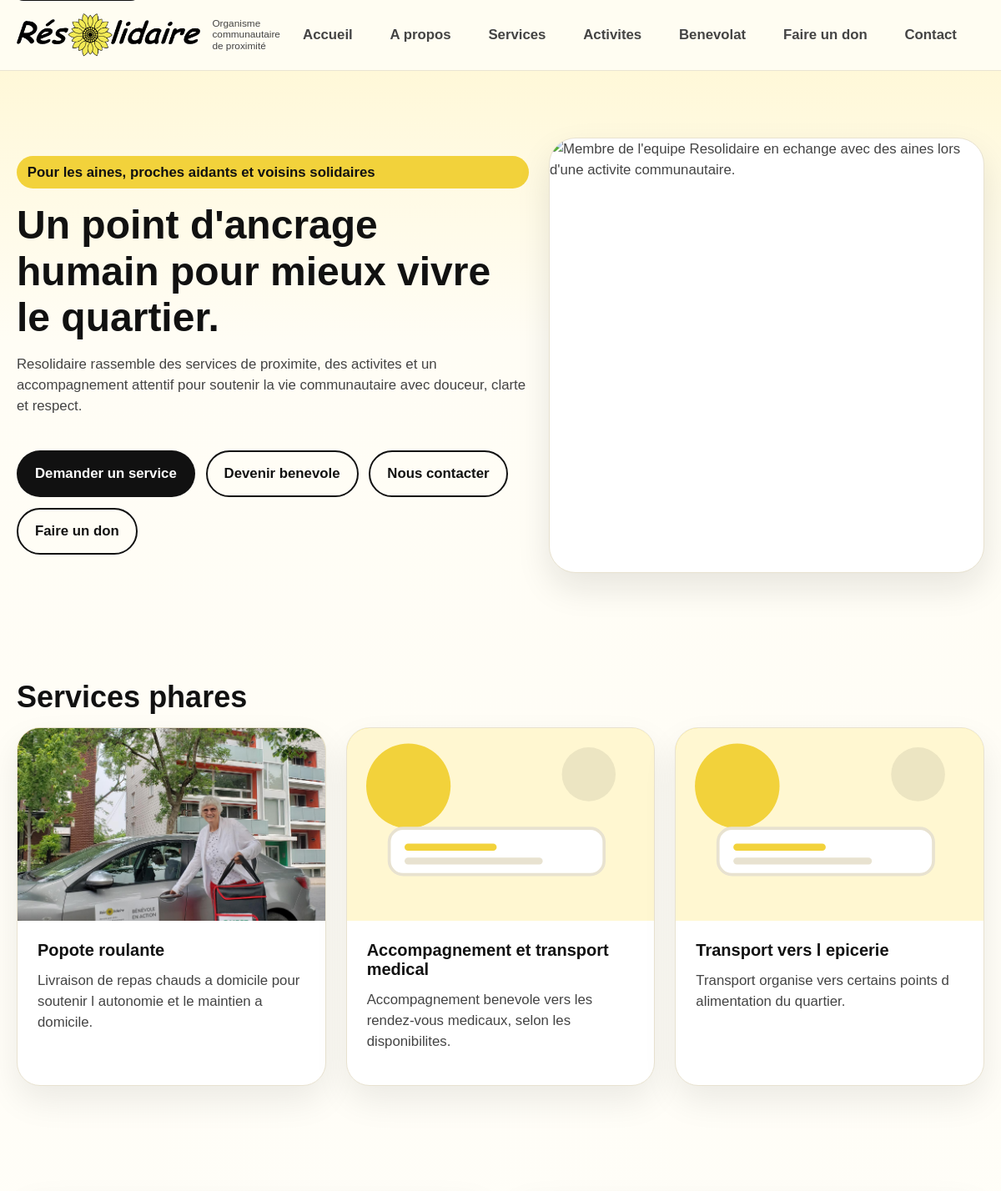
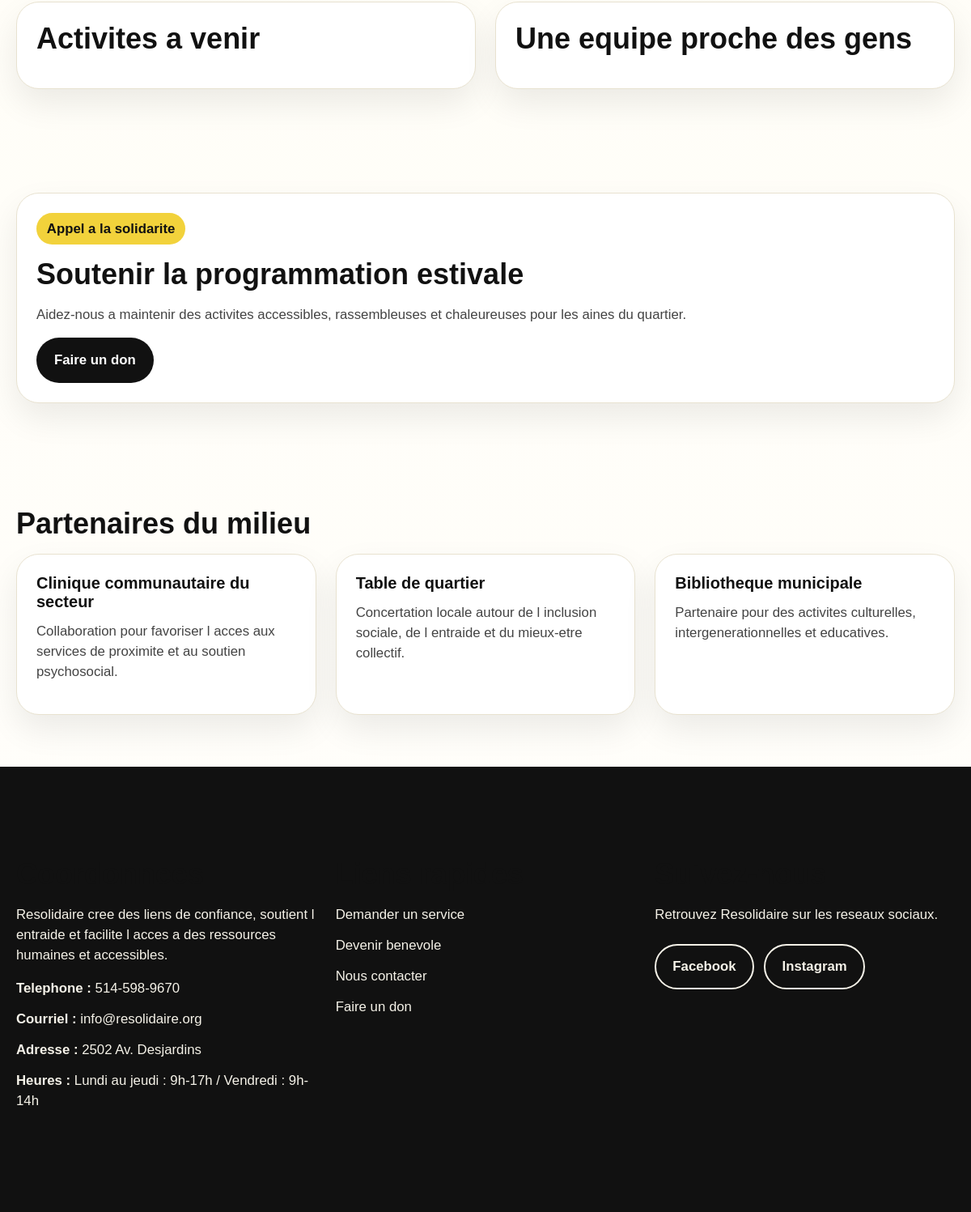
The page / on the database its author committed (2 pictures, top to bottom).
### tables this page shows
CREATE TABLE services (
  id INT AUTO_INCREMENT PRIMARY KEY,
  title VARCHAR(180) NOT NULL,
  slug VARCHAR(180) NOT NULL UNIQUE,
  short_description TEXT,
  full_description TEXT,
  eligibility TEXT,
  price_info TEXT,
  contact_info TEXT,
  image VARCHAR(255),
  display_order INT DEFAULT 0,
  is_active TINYINT(1) DEFAULT 1,
  updated_at TIMESTAMP DEFAULT CURRENT_TIMESTAMP ON UPDATE CURRENT_TIMESTAMP
);

CREATE TABLE donation_calls (
  id INT AUTO_INCREMENT PRIMARY KEY,
  title VARCHAR(180) NOT NULL,
  description TEXT,
  button_text VARCHAR(100),
  button_url VARCHAR(255),
  image VARCHAR(255),
  is_active TINYINT(1) DEFAULT 1,
  created_at TIMESTAMP DEFAULT CURRENT_TIMESTAMP
);

CREATE TABLE partners (
  id INT AUTO_INCREMENT PRIMARY KEY,
  name VARCHAR(180) NOT NULL,
  description TEXT,
  logo VARCHAR(255),
  website_url VARCHAR(255),
  display_order INT DEFAULT 0,
  is_active TINYINT(1) DEFAULT 1,
  created_at TIMESTAMP DEFAULT CURRENT_TIMESTAMP
);

### app/helpers/functions.php (called while the page is built, shortened)
<?php
function e(?string $value): string
{
    return htmlspecialchars((string) $value, ENT_QUOTES, 'UTF-8');
}
function public_url(string $path = ''): string
{
    $scriptName = str_replace('\\', '/', $_SERVER['SCRIPT_NAME'] ?? '');
    return '/' . ltrim($path, '/');
}
function asset_url(string $path): string
{
    $scriptName = str_replace('\\', '/', $_SERVER['SCRIPT_NAME'] ?? '');
    return '/assets/' . ltrim($path, '/');
}
function upload_url(?string $path): string
{
    if (!$path) {
        return asset_url('images/placeholders/default-card.svg');
    }
    return asset_url('uploads/' . ltrim($path, '/'));
}
function normalize_donation_url(?string $url): string
{
    $url = trim((string) $url);
    return $url;
}

### app/config/database.php (called while the page is built, shortened)
<?php
function db(): PDO
{
    static $pdo = null;
    if ($pdo instanceof PDO) {
        return $pdo;
    }
    $host = '127.0.0.1';
    $port = '3306';
    $database = 'resolidaire';
    $username = 'root';
    $password = '';
    $charset = 'utf8mb4';
    $dsn = "mysql:host={$host};port={$port};dbname={$database};charset={$charset}";
    $options = [
        PDO::ATTR_ERRMODE => PDO::ERRMODE_EXCEPTION,
        PDO::ATTR_DEFAULT_FETCH_MODE => PDO::FETCH_ASSOC,
        PDO::ATTR_EMULATE_PREPARES => false,
    ];
    $pdo = new PDO($dsn, $username, $password, $options);
    return $pdo;
}

### app/models/Service.php (called while the page is built, shortened)
<?php
class Service
{
    public static function featured(int $limit = 4): array
    {
        $stmt = db()->prepare('SELECT * FROM services WHERE is_active = 1 ORDER BY display_order ASC LIMIT :service_limit');
        $stmt->bindValue(':service_limit', $limit, PDO::PARAM_INT);
        $stmt->execute();
        return $stmt->fetchAll();
    }
}

### app/models/DonationCall.php (called while the page is built, shortened)
<?php
class DonationCall
{
    public static function activeOne(): ?array
    {
        $stmt = db()->query('SELECT * FROM donation_calls WHERE is_active = 1 ORDER BY created_at DESC LIMIT 1');
        $item = $stmt->fetch();
        return $item ?: null;
    }
}

### app/models/Partner.php (called while the page is built, shortened)
<?php
class Partner
{
    public static function all(bool $activeOnly = false): array
    {
        $sql = 'SELECT * FROM partners';
        if ($activeOnly) {
            $sql .= ' WHERE is_active = 1';
        }
        $sql .= ' ORDER BY display_order ASC, name ASC';
        return db()->query($sql)->fetchAll();
    }
}

### public/index.php (the view, shortened to what this page needs)
<?php
require_once __DIR__ . '/../includes/header.php';
$featuredServices = Service::featured(3);
$partners = array_slice(Partner::all(true), 0, 4);
$donationCall = DonationCall::activeOne();
$donationCallUrl = normalize_donation_url($donationCall['button_url'] ?? SiteSetting::get('donation_url', ''));
require_once __DIR__ . '/../includes/nav.php';
?>
<main id="main-content">
    <section class="hero">
        <div class="container hero-grid">
            <div class="hero-copy">
                <span class="eyebrow">Pour les aines, proches aidants et voisins solidaires</span>
                <h1>Un point d'ancrage humain pour mieux vivre le quartier.</h1>
                <p>Resolidaire rassemble des services de proximite, des activites et un accompagnement attentif pour soutenir la vie communautaire avec douceur, clarte et respect.</p>
                <div class="quick-links">
                    <a class="button" href="<?= e(public_url('services.php')); ?>">Demander un service</a>
                    <a class="button button-secondary" href="<?= e(public_url('benevolat.php')); ?>">Devenir benevole</a>
                    <a class="button button-secondary" href="<?= e(public_url('contact.php')); ?>">Nous contacter</a>
                    <a class="button button-secondary" href="<?= e(public_url('don.php')); ?>">Faire un don</a>
                </div>
            </div>
            <div class="hero-card hero-media">
                <img src="<?= e(asset_url('images/hero/home-hero-photo.png')); ?>" alt="Membre de l'equipe Resolidaire en echange avec des aines lors d'une activite communautaire.">
            </div>
        </div>
    </section>
    <section>
        <div class="container">
            <h2>Services phares</h2>
            <div class="cards-grid">
                <?php foreach ($featuredServices as $service): ?>
                    <article class="card">
                        <div class="card-media"><img src="<?= e(upload_url($service['image'])); ?>" alt="<?= e($service['title']); ?>"></div>
                        <div class="card-body">
                            <h3><?= e($service['title']); ?></h3>
                            <p><?= e($service['short_description']); ?></p>
                        </div>
                    </article>
                <?php endforeach; ?>
            </div>
        </div>
    </section>
    <section>
        <div class="container split-grid">
            <div class="panel">
                <h2>Activites a venir</h2>
            </div>
            <div class="panel">
                <h2>Une equipe proche des gens</h2>
            </div>
        </div>
    </section>
    <?php if ($donationCall): ?>
        <section>
            <div class="container">
                <div class="panel">
                    <span class="eyebrow">Appel a la solidarite</span>
                    <h2><?= e($donationCall['title']); ?></h2>
                    <p><?= e($donationCall['description']); ?></p>
                    <a class="button" href="<?= e($donationCallUrl); ?>" target="_blank" rel="noopener">
                        <?= e($donationCall['button_text'] ?: 'Faire un don'); ?>
                    </a>
                </div>
            </div>
        </section>
    <?php endif; ?>
    <section>
        <div class="container">
            <h2>Partenaires du milieu</h2>
            <div class="cards-grid">
                <?php foreach ($partners as $partner): ?>
                    <article class="card">
                        <div class="card-body">
                            <h3><?= e($partner['name']); ?></h3>
                            <p><?= e($partner['description']); ?></p>
                        </div>
                    </article>
                <?php endforeach; ?>
            </div>
        </div>
    </section>
</main>
<?php require_once __DIR__ . '/../includes/footer.php'; ?>

### public/assets/css/style.css (style rules this page uses)
:root { --color-primary: #f2d23b; --color-black: #111111; --color-text: #444444; --color-bg: #fffdf5; --color-white: #ffffff; --color-border: #e8e2d0; --color-accent: #f7f0ce; --shadow-soft: 0 18px 40px rgba(17, 17, 17, 0.08); --radius-lg: 28px; --radius-md: 18px; --radius-sm: 12px; --container: 1160px; }
body { font-family: Arial, sans-serif; background: linear-gradient(180deg, #fff7d1 0%, var(--color-bg) 14%, #fffefb 100%); color: var(--color-text); font-size: 1.05rem; }
.container { width: min(calc(100% - 2rem), var(--container)); margin: 0 auto; }
main { display: block; }
section { padding: 4rem 0; }
.hero { padding: 5rem 0 4rem; }
.hero-grid, .split-grid, .footer-grid, .stats-grid, .cards-grid { display: grid; gap: 1.5rem; }
.hero-grid { grid-template-columns: minmax(0, 55%) minmax(0, 45%); align-items: stretch; }
.hero-card, .panel, .card, .stat-card, .contact-card { background: var(--color-white); border: 1px solid var(--color-border); border-radius: var(--radius-lg); box-shadow: var(--shadow-soft); }
.hero-card { padding: 2rem; }
.hero-copy { display: flex; flex-direction: column; justify-content: center; }
.hero-media { min-height: 520px; padding: 0; overflow: hidden; border-radius: 32px; box-shadow: 0 18px 40px rgba(17, 17, 17, 0.1); }
.hero-media img { display: block; width: 100%; height: 100%; min-height: 520px; object-fit: cover; }
.eyebrow { display: inline-block; padding: 0.45rem 0.8rem; background: var(--color-primary); border-radius: 999px; font-weight: 700; color: var(--color-black); margin-bottom: 1rem; }
h1, h2, h3 { color: var(--color-black); line-height: 1.15; }
h1 { font-size: clamp(2.3rem, 4vw, 4.5rem); margin-bottom: 1rem; }
h2 { font-size: clamp(1.7rem, 3vw, 2.7rem); margin-bottom: 1rem; }
h3 { font-size: 1.25rem; margin-bottom: 0.75rem; }
p { margin-bottom: 1rem; }
.button, button, .button-link { display: inline-flex; align-items: center; justify-content: center; gap: 0.5rem; min-height: 48px; padding: 0.85rem 1.25rem; border-radius: 999px; border: 2px solid transparent; background: var(--color-black); color: var(--color-white); font-weight: 700; cursor: pointer; }
.button-secondary { background: transparent; color: var(--color-black); border-color: var(--color-black); }
.quick-links { display: flex; flex-wrap: wrap; gap: 0.8rem; margin-top: 1.5rem; }
.cards-grid { grid-template-columns: repeat(3, minmax(0, 1fr)); }
.card { overflow: hidden; }
.card-body, .panel, .contact-card { padding: 1.5rem; }
.card-media { aspect-ratio: 16 / 10; background: linear-gradient(135deg, #f2d23b, #fff2b5); }
.card-media img { width: 100%; height: 100%; object-fit: cover; }
.split-grid { grid-template-columns: repeat(2, minmax(0, 1fr)); }

### rows shown on the page
services: image (picture), title "Popote roulante", short_description "Livraison de repas chauds a domicile pour soutenir l autonomie et le maintien a domicile."
services: title "Accompagnement et transport medical", short_description "Accompagnement benevole vers les rendez-vous medicaux, selon les disponibilites."
services: title "Transport vers l epicerie", short_description "Transport organise vers certains points d alimentation du quartier."
donation_calls: title "Soutenir la programmation estivale", description "Aidez-nous a maintenir des activites accessibles, rassembleuses et chaleureuses pour les aines du quartier.", button_text "Faire un don"
partners: name "Clinique communautaire du secteur", description "Collaboration pour favoriser l acces aux services de proximite et au soutien psychosocial."
partners: name "Table de quartier", description "Concertation locale autour de l inclusion sociale, de l entraide et du mieux-etre collectif."
partners: name "Bibliotheque municipale", description "Partenaire pour des activites culturelles, intergenerationnelles et educatives."

### other values the page prints
$label "Accueil"
$label "A propos"
$label "Services"
$label "Activites"
$label "Benevolat"
$label "Faire un don"
$label "Contact"
$footerIntro "Resolidaire cree des liens de confiance, soutient l entraide et facilite l acces a des ressources humaines et accessibles."
$footerPhone "514-598-9670"
$siteSettings['email'] "info@resolidaire.org"
$footerAddress "2502 Av. Desjardins"
$footerHours "Lundi au jeudi : 9h-17h / Vendredi : 9h-14h"
$link['label'] "Demander un service"
$link['label'] "Devenir benevole"
$link['label'] "Nous contacter"
